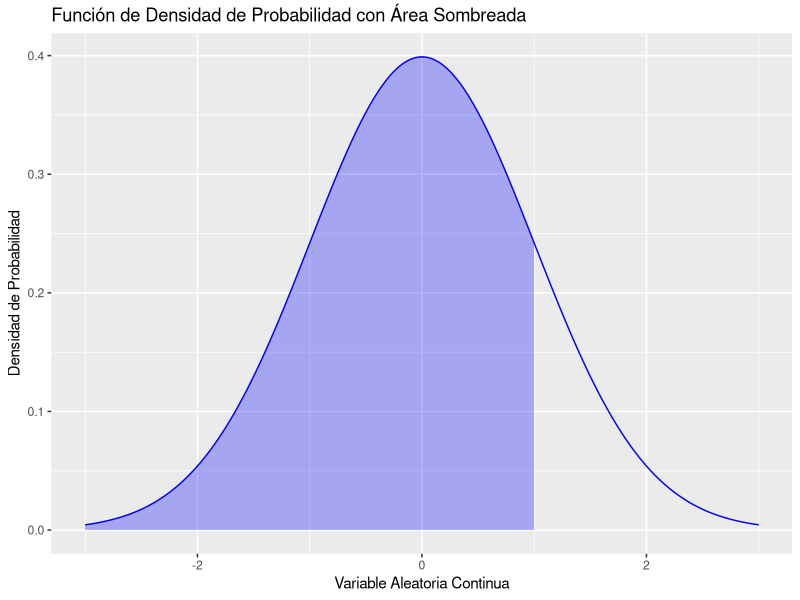
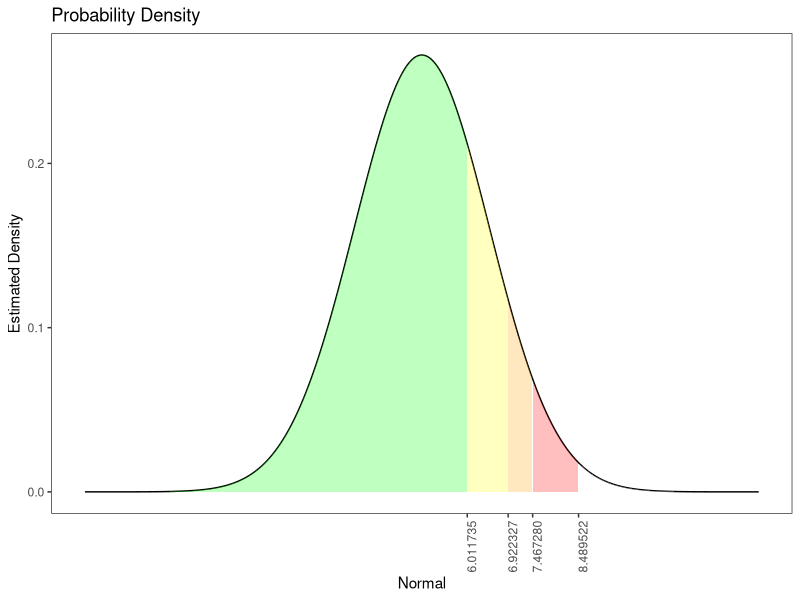

Write R code to recreate these figures, in order.
## ---- chunk 1
# Instala ggplot2 si aún no lo tienes instalado
# install.packages("ggplot2")

# Carga la librería ggplot2
library(ggplot2)

# Valor hasta el cual deseas sombrear el área bajo la curva
valor_limite <- 1

# Crea una secuencia de valores para el eje x
x <- seq(-3, 3, length = 1000)

# Calcula la función de densidad de probabilidad (PDF) para la distribución normal estándar
pdf <- dnorm(x)

# Crea un marco de datos con los valores de x y PDF
data <- data.frame(x, pdf)

# Crea el gráfico del área bajo la curva hasta el valor límite
ggplot(data, aes(x = x, y = pdf)) +
  geom_line(color = "blue") +  # Línea de la PDF completa
  geom_area(data = subset(data, x <= valor_limite), fill = "blue", alpha = 0.3) +  # Área sombreada hasta el valor límite
  xlab("Variable Aleatoria Continua") +
  ylab("Densidad de Probabilidad") +
  ggtitle("Función de Densidad de Probabilidad con Área Sombreada")

## ---- chunk 2
mu=5
sigma=1.5
x <- seq(mu-5*sigma, mu+5*sigma, length = 1000)

# Calcula la función de densidad de probabilidad (PDF) para la distribución normal estándar
pdf <- dnorm(x,mean = mu,sd = sigma)
Quant <- qnorm(c(0.75, 0.9, 0.95,0.99),mean=mu,sd=sigma)
df_dens <- data.frame(
  x = x,
  y = pdf,
  quantFct = factor(findInterval(x, Quant))
)

ggplot(
  data = df_dens
)+
  geom_line(
    aes(
      x=x,
      y=y
    )
  )+
  geom_ribbon(
    aes(
      x=x, ymin=0, ymax=y, fill = quantFct
    ),
    alpha = 0.25
  )+
  scale_x_continuous(
    breaks=Quant
  )+
  scale_fill_manual(
    name = "",
    values = c("green","yellow","orange","red","white")
  )+
  labs(title = "Probability Density")+
  xlab("Normal")+ylab("Estimated Density")+
  theme_bw()+
  theme(
    axis.text.x = element_text(angle = 90),
    panel.grid = element_blank(),
    legend.position = "none"
  )

## ---- chunk 3
punif(2.8,min=2.5,max=3.5)
## ---- chunk 4
1-punif(3.3,min=2.5,max=3.5)

punif(3.3,min=2.5,max=3.5,lower.tail = FALSE)
## ---- chunk 5
qunif(0.5,min=2.5,max=3.5)
## ---- chunk 6
qunif(0.75,min=2.5,max=3.5)
## ---- chunk 7
#Punto 1
pnorm(2600000,mean =2444312,sd =  437824 )
pnorm(2600000,mean =2790288,sd =  495072 )
#### punto 2
pnorm(2600000,mean =2444312,sd =  437824 )-pnorm(2500000,mean =2444312,sd =  437824 )

pnorm(2600000,mean =2790288,sd =  495072 )-pnorm(2500000,mean =2790288,sd =  495072 )

##Punto 3
1-pnorm(2700000,mean =2444312,sd =  437824 )
pnorm(2700000,mean =2444312,sd =  437824,lower.tail = FALSE )

##Completar el punto 3


##Punto 4
mux=2444312
sdx=437824
pnorm(mux+3*sdx,mean =2444312,sd =  437824 )-pnorm(mux-3*sdx,mean =2444312,sd =  437824 )
mux+3*sdx
mux-3*sdx

##Completar el punto 4
## ---- chunk 8
qnorm(0.5,mean =2444312,sd =  437824) ##Mediana
qnorm(0.05,mean =2444312,sd =  437824) ##Cuantil 0.05 o percentil 5.
qnorm(0.95,mean =2444312,sd =  437824) ##Cuantil 0.95 o percentil 95.
